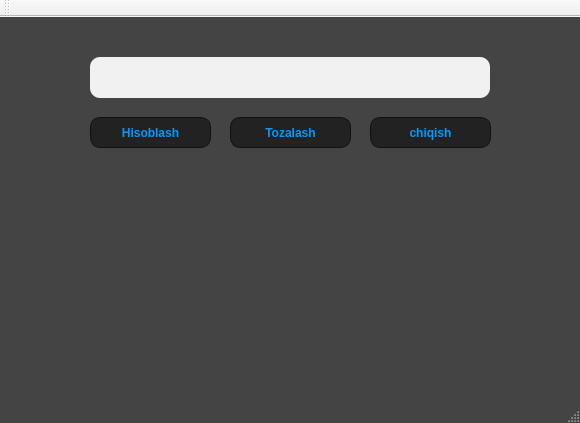
<?xml version="1.0" encoding="UTF-8"?>
<ui version="4.0">
 <class>MainWindow</class>
 <widget class="QMainWindow" name="MainWindow">
  <property name="geometry">
   <rect>
    <x>0</x>
    <y>0</y>
    <width>580</width>
    <height>423</height>
   </rect>
  </property>
  <property name="windowTitle">
   <string>MainWindow</string>
  </property>
  <property name="styleSheet">
   <string notr="true">QMainWindow{
	background-color: #444;
	color: #fff;
	border-radius:10px;
}</string>
  </property>
  <widget class="QWidget" name="centralWidget">
   <widget class="QLineEdit" name="son">
    <property name="geometry">
     <rect>
      <x>90</x>
      <y>40</y>
      <width>400</width>
      <height>41</height>
     </rect>
    </property>
    <property name="styleSheet">
     <string notr="true">QLineEdit{
	font: 20pt &quot;Myanmar Text&quot;;
	max-width: 400px;
	height: 40pt;
	border-radius: 10px;
	background-color: #f1f1f1;
	padding: 5px;
	box-shadow: 2px 2px 2px #111;
}</string>
    </property>
    <property name="placeholderText">
     <string/>
    </property>
   </widget>
   <widget class="QPushButton" name="btn">
    <property name="geometry">
     <rect>
      <x>90</x>
      <y>100</y>
      <width>121</width>
      <height>31</height>
     </rect>
    </property>
    <property name="styleSheet">
     <string notr="true">QPushButton{
	background-color: #222;
	color: #09f;
	border-radius: 10px;
	border: 1px solid #111;
	font-weight:bold;
}
QPushButton:hover{
	background-color: #fff;
}</string>
    </property>
    <property name="text">
     <string>Hisoblash</string>
    </property>
   </widget>
   <widget class="QPushButton" name="clear">
    <property name="geometry">
     <rect>
      <x>230</x>
      <y>100</y>
      <width>121</width>
      <height>31</height>
     </rect>
    </property>
    <property name="styleSheet">
     <string notr="true">QPushButton{
	background-color: #222;
	color: #09f;
	border-radius: 10px;
	border: 1px solid #111;
	font-weight:bold;
}
QPushButton:hover{
	background-color: #fff;
}</string>
    </property>
    <property name="text">
     <string>Tozalash</string>
    </property>
   </widget>
   <widget class="QPushButton" name="exit">
    <property name="geometry">
     <rect>
      <x>370</x>
      <y>100</y>
      <width>121</width>
      <height>31</height>
     </rect>
    </property>
    <property name="styleSheet">
     <string notr="true">QPushButton{
	background-color: #222;
	color: #09f;
	border-radius: 10px;
	border: 1px solid #111;
	font-weight:bold;
}
QPushButton:hover{
	background-color: #fff;
}</string>
    </property>
    <property name="text">
     <string>chiqish</string>
    </property>
   </widget>
  </widget>
  <widget class="QMenuBar" name="menuBar">
   <property name="geometry">
    <rect>
     <x>0</x>
     <y>0</y>
     <width>580</width>
     <height>21</height>
    </rect>
   </property>
  </widget>
  <widget class="QToolBar" name="mainToolBar">
   <attribute name="toolBarArea">
    <enum>TopToolBarArea</enum>
   </attribute>
   <attribute name="toolBarBreak">
    <bool>false</bool>
   </attribute>
  </widget>
  <widget class="QStatusBar" name="statusBar"/>
 </widget>
 <layoutdefault spacing="6" margin="11"/>
 <resources/>
 <connections/>
</ui>
